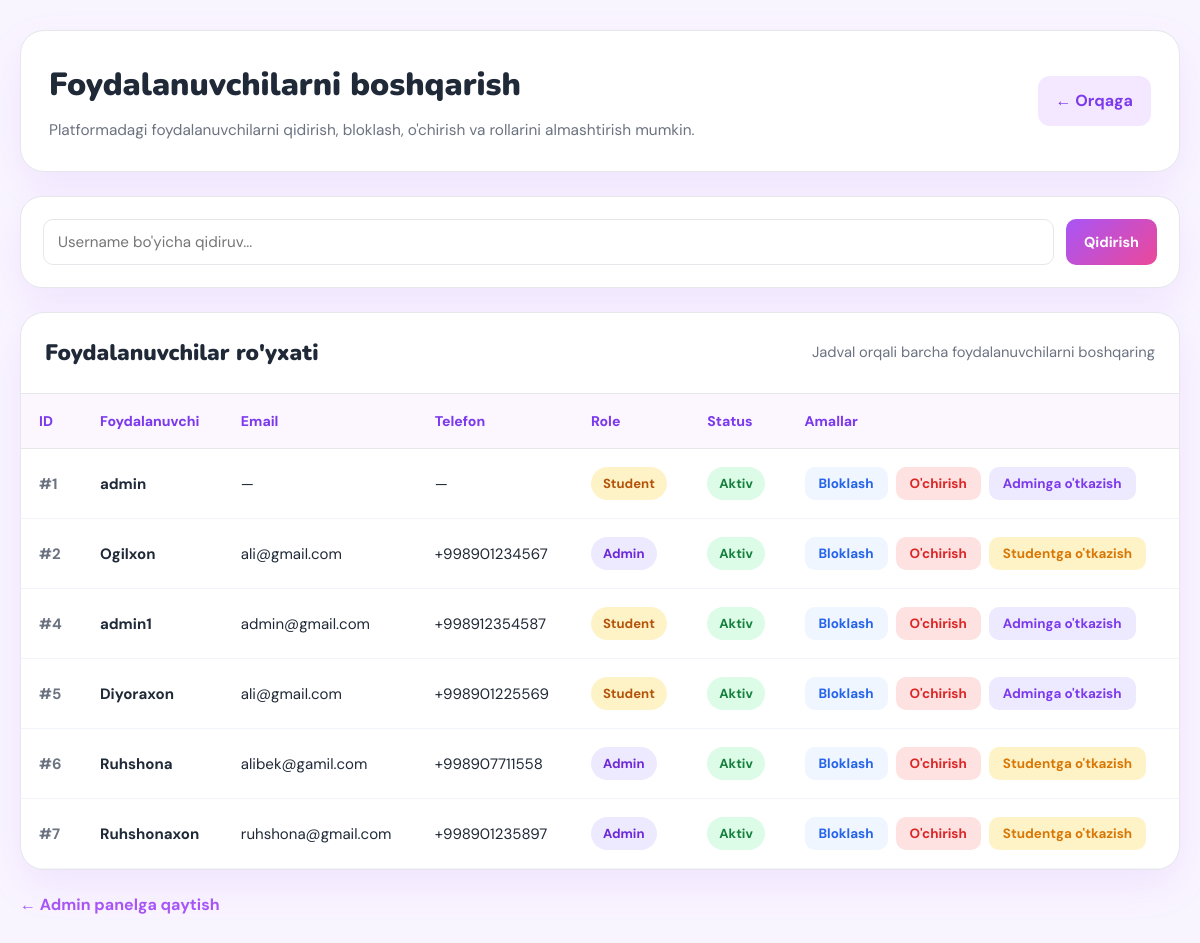
Screenshot of /manager/users/ (signed in) with the database file from the repository.
### accounts/models.py (models this page shows, shortened)
class User(AbstractUser):
    phone = models.CharField(max_length=20, blank=True, null=True)
    ROLE_CHOICES = (
        ('student', 'Student'),
        ('admin', 'Admin'),
    )
    role = models.CharField(max_length=20, choices=ROLE_CHOICES, default='student')

### accounts/views.py (the view)
# urls.py: path('manager/users/', admin_users_view, name='admin_users'),
@admin_required
def admin_users_view(request):
    query = request.GET.get('q')
    if query:
        users = User.objects.filter(username__icontains=query)
    else:
        users = User.objects.all()
    return render(request, 'admin_users.html', {'users': users})

### accounts/views.py (called while the page is built)
def admin_required(view_func):
    @wraps(view_func)
    @login_required
    def wrapper(request, *args, **kwargs):
        if request.user.role != 'admin':
            return redirect('student_dashboard')
        return view_func(request, *args, **kwargs)
    return wrapper

### accounts/templates/admin_users.html (shortened to what this page needs)
{% extends "base.html" %}
{% block content %}
<div class="container">
    <div class="page-header">
        <div>
            <h1>Foydalanuvchilarni boshqarish</h1>
            <p>Platformadagi foydalanuvchilarni qidirish, bloklash, o'chirish va rollarini almashtirish mumkin.</p>
        </div>
        <a href="{% url 'admin_dashboard' %}" class="back-btn">← Orqaga</a>
    </div>
    <div class="search-card">
        <form method="GET" class="search-form">
            <input type="text" name="q" placeholder="Username bo'yicha qidiruv..." value="{{ request.GET.q }}">
            <button type="submit" class="btn btn-primary">Qidirish</button>
        </form>
    </div>
    <div class="table-card">
        <div class="table-head">
            <h2>Foydalanuvchilar ro'yxati</h2>
            <span>Jadval orqali barcha foydalanuvchilarni boshqaring</span>
        </div>
        <div class="table-wrap">
            <table>
                <thead>
                    <tr>
                        <th>ID</th>
                        <th>Foydalanuvchi</th>
                        <th>Email</th>
                        <th>Telefon</th>
                        <th>Role</th>
                        <th>Status</th>
                        <th>Amallar</th>
                    </tr>
                </thead>
                <tbody>
                    {% for user in users %}
                    <tr>
                        <td><strong style="color:var(--muted);">#{{ user.id }}</strong></td>
                        <td><strong>{{ user.username }}</strong></td>
                        <td>{{ user.email|default:"—" }}</td>
                        <td>{{ user.phone|default:"—" }}</td>
                        <td>
                            {% if user.role == "student" %}
                            <span class="badge badge-student">Student</span>
                            {% else %}
                            <span class="badge badge-admin">Admin</span>
                            {% endif %}
                        </td>
                        <td>
                            {% if user.is_active %}
                            <span class="badge badge-active">Aktiv</span>
                            {% else %}
                            <span class="badge badge-blocked">Bloklangan</span>
                            {% endif %}
                        </td>
                        <td>
                            <div class="actions">
                                <form method="POST" action="{% url 'toggle_active' user.id %}" style="display:inline;">
                                    <button type="submit" class="action-btn btn-toggle">
                                        {% if user.is_active %}Bloklash{% else %}Aktivlashtirish{% endif %}
                                    </button>
                                </form>
                                <form method="POST" action="{% url 'delete_user' user.id %}" style="display:inline;" onsubmit="return confirm('Rostdan o\'chirmoqchimisiz?');">
                                    <button type="submit" class="action-btn btn-delete">O'chirish</button>
                                </form>
                                <form method="POST" action="{% url 'change_role' user.id %}" style="display:inline;">
                                    {% if user.role == "student" %}
                                    <button type="submit" class="action-btn btn-role-admin">Adminga o'tkazish</button>
                                    {% else %}
                                    <button type="submit" class="action-btn btn-role-student">Studentga o'tkazish</button>
                                    {% endif %}
                                </form>
                            </div>
                        </td>
                    </tr>
                    {% empty %}
                    <tr>
                        <td colspan="7">
                            <div class="empty-state">Foydalanuvchi topilmadi</div>
                        </td>
                    </tr>
                    {% endfor %}
                </tbody>
            </table>
        </div>
    </div>
    <div class="footer-back">
        <a href="{% url 'admin_dashboard' %}">← Admin panelga qaytish</a>
    </div>
</div>
{% endblock %}

### static/css/style.css (style rules this page uses)
:root { --primary: #a855f7; --primary-dark: #7c3aed; --pink: #ec4899; --gradient: linear-gradient(135deg, #a855f7, #ec4899); --bg: #f9f5ff; --white: #ffffff; --dark: #1a1a2e; --text: #1f2937; --muted: #6b7280; --border: #e5e7eb; --danger: #ef4444; --success: #22c55e; --warning: #f59e0b; --card-bg: #fff; --shadow: 0 16px 40px rgba(168, 85, 247, 0.10); --shadow-sm: 0 4px 12px rgba(168, 85, 247, 0.08); }
* { margin: 0; padding: 0; box-sizing: border-box; }
body { font-family: 'DM Sans', sans-serif; background: var(--bg); color: var(--text); line-height: 1.6; }
a { text-decoration: none; color: inherit; }
.container { max-width: 1200px; margin: 0 auto; padding: 30px 20px 60px; }
.btn { display: inline-flex; align-items: center; justify-content: center; gap: 8px; text-decoration: none; padding: 12px 18px; border-radius: 10px; font-weight: 700; font-size: 0.9rem; font-family: 'DM Sans', sans-serif; border: none; cursor: pointer; transition: all 0.2s ease; }
.btn-primary { background: var(--gradient); color: white; }
.table-card { background: var(--white); border: 1px solid var(--border); border-radius: 24px; box-shadow: var(--shadow); overflow: hidden; }
.table-head { padding: 22px 24px; border-bottom: 1px solid var(--border); display: flex; justify-content: space-between; align-items: center; gap: 12px; flex-wrap: wrap; }
.table-head h2 { font-family: 'Nunito', sans-serif; font-size: 1.4rem; font-weight: 900; }
.table-head span { color: var(--muted); font-size: 0.92rem; }
.table-wrap { width: 100%; overflow-x: auto; }
table { width: 100%; border-collapse: collapse; min-width: 700px; }
thead { background: #fcf7ff; }
th { text-align: left; padding: 16px 18px; font-size: 0.88rem; font-weight: 800; color: var(--primary-dark); border-bottom: 1px solid var(--border); white-space: nowrap; }
td { padding: 18px; border-bottom: 1px solid #f1f5f9; vertical-align: middle; font-size: 0.94rem; }
.badge { display: inline-flex; align-items: center; padding: 6px 12px; border-radius: 999px; font-size: 0.82rem; font-weight: 700; white-space: nowrap; }
.badge-student { background: #fef3c7; color: #b45309; }
.badge-admin { background: #ede9fe; color: #6d28d9; }
.badge-active { background: #dcfce7; color: #15803d; }
.form-control, input[type="text"], input[type="email"], input[type="password"], input[type="number"], input[type="url"], textarea, select { width: 100%; padding: 12px 14px; border: 1px solid var(--border); border-radius: 10px; font-size: 0.95rem; font-family: 'DM Sans', sans-serif; outline: none; transition: 0.2s; }
.search-card { background: var(--white); border: 1px solid var(--border); border-radius: 22px; padding: 22px; box-shadow: var(--shadow); margin-bottom: 24px; }
.search-form { display: flex; gap: 12px; flex-wrap: wrap; }
.search-form input { flex: 1; min-width: 220px; }
.actions { display: flex; flex-wrap: wrap; gap: 8px; }
.action-btn { display: inline-flex; align-items: center; justify-content: center; padding: 8px 14px; border-radius: 10px; font-size: 0.84rem; font-weight: 700; border: none; cursor: pointer; transition: 0.2s; white-space: nowrap; font-family: 'DM Sans', sans-serif; text-decoration: none; }
.btn-toggle { background: #eff6ff; color: #2563eb; }
.btn-delete { background: #fee2e2; color: #dc2626; }
.btn-role-admin { background: #ede9fe; color: #7c3aed; }
.btn-role-student { background: #fef3c7; color: #d97706; }
.back-btn { text-decoration: none; background: #f3e8ff; color: var(--primary-dark); padding: 12px 18px; border-radius: 12px; font-weight: 700; transition: 0.2s; display: inline-flex; align-items: center; gap: 8px; }
.footer-back { margin-top: 22px; }
.footer-back a { color: var(--primary); font-weight: 700; text-decoration: none; }
.page-header { background: var(--white); border: 1px solid var(--border); border-radius: 24px; padding: 28px; box-shadow: var(--shadow); display: flex; justify-content: space-between; align-items: center; gap: 20px; margin-bottom: 24px; flex-wrap: wrap; }
.page-header h1 { font-family: 'Nunito', sans-serif; font-size: 2rem; font-weight: 900; margin-bottom: 8px; }
.page-header p { color: var(--muted); font-size: 0.96rem; }

### rows the page displays
User: id "1", username "admin", email "—", phone "—", role "Student", is_active "Aktiv"
User: id "2", username "Ogilxon", email "ali@gmail.com", phone "+998901234567", role "Admin", is_active "Aktiv"
User: id "4", username "admin1", email "admin@gmail.com", phone "+998912354587", role "Student", is_active "Aktiv"
User: id "5", username "Diyoraxon", email "ali@gmail.com", phone "+998901225569", role "Student", is_active "Aktiv"
User: id "6", username "Ruhshona", email "alibek@gamil.com", phone "+998907711558", role "Admin", is_active "Aktiv"
User: id "7", username "Ruhshonaxon", email "ruhshona@gmail.com", phone "+998901235897", role "Admin", is_active "Aktiv"
